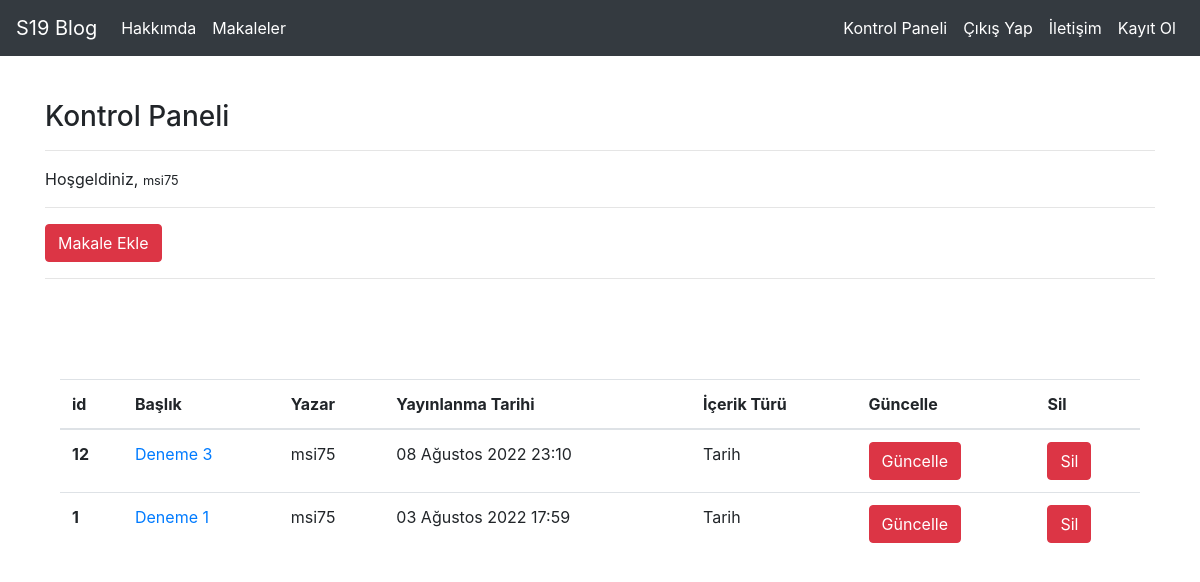
Screenshot of /articles/dashboard/ (signed in) with the database file from the repository.
### article/models.py (models this page shows, shortened)
class Article(models.Model):
    CONTENT_CHOICES =[
        ("Tarih","Tarih"),
        ("Bilim","Bilim"),
    ]
    author = models.ForeignKey("auth.User",on_delete=models.CASCADE,verbose_name="Yazar")
    title = models.CharField(max_length=50,verbose_name="Başlık")
    content = RichTextField()
    created_date = models.DateTimeField(auto_now_add=True,verbose_name="Oluşturulma Tarihi")
    content_type = models.CharField(max_length = 30, choices=CONTENT_CHOICES, default="Tarih",verbose_name = "İçerik Türü")
    article_image = models.FileField(blank = True,null = True,verbose_name= "Makaleye Fotoğraf Ekle(Opsiyonel)" )
    class Meta:
        ordering = ['-created_date']

### article/views.py (the view)
# urls.py: path('dashboard/',views.dashboard,name = "dashboard"),
@login_required(login_url= "user:login")
def dashboard(request):
    articles = Article.objects.filter(author = request.user)
    context = {
        "articles":articles
    }
    return render(request,"dashboard.html",context)

### templates/dashboard.html
{% extends "layout.html" %}
{% block body %}
<h3>Kontrol Paneli</h3>
<hr>
<p>
    Hoşgeldiniz, <small>{{request.user.username}}</small>
</p>
<hr>
<a class ="btn btn-danger" href = "{% url 'article:addarticle' %}">Makale Ekle</a>
<hr>
<div style = "margin-top : 100px;"class = "container">
{% if articles %}
<table class="table">
  <thead>
    <tr>
      <th scope="col">id</th>
      <th scope="col">Başlık</th>
      <th scope="col">Yazar</th>
      <th scope="col">Yayınlanma Tarihi</th>
      <th scope="col">İçerik Türü</th>
      <th scope="col">Güncelle</th>
      <th scope="col">Sil</th>
    </tr>
  </thead>
  <tbody>
    {% for article in articles %}
    <tr>
      <th scope="row">{{article.id}}</th>
      <td><a href="/articles/article/{{article.id}}">{{article.title}}</a></td>
      <td>{{article.author.username}}</td>
      <td>{{article.created_date}}</td>
      <td>{{article.content_type}}</td>
      <td><a href="{% url 'article:update' article.id %}" class = "btn btn-danger">Güncelle</a></td>
      <td><a href="{% url 'article:delete' article.id %}" class = "btn btn-danger">Sil</a></td>
    </tr>
    {% endfor %}
  </tbody>
</table>
{% else %}
<div class = "alert alert-danger">Henüz bir makaleniz bulunmuyor...</div>
{% endif %}
{% endblock body %}

### rows the page displays
Article: id "12", title "Deneme 3", author.username "msi75", created_date "08 Ağustos 2022 23:10", content_type "Tarih"
Article: id "1", title "Deneme 1", author.username "msi75", created_date "03 Ağustos 2022 17:59", content_type "Tarih"

### other values shown
{{ request.user.username }} "msi75"
